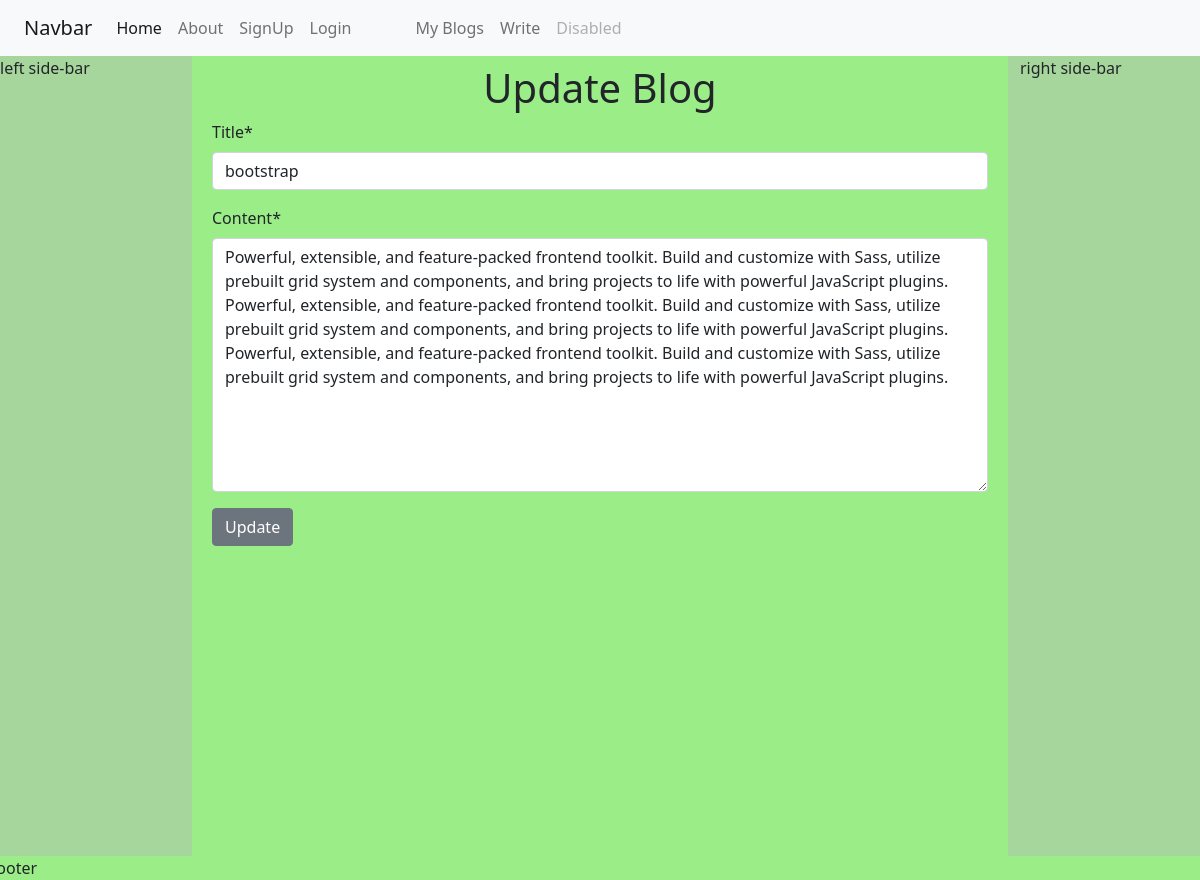
/update/5/ (signed in), run on the app's committed database.
### blog_app/models.py (models this page shows)
class Blog(models.Model):
    title = models.CharField(max_length=1000)
    content = models.TextField()
    author = models.ForeignKey(User,on_delete=models.CASCADE)
    upload_to = models.DateTimeField(auto_now=True)

### blog_app/views.py (the view, shortened to what this page needs)
# urls.py: path("update/<int:pk>/",UpdateView.as_view(),name="update"),
class UpdateView(LoginRequiredMixin,View):
    login_url = "login"
    def get(self, request,pk):
        obj= Blog.objects.get(id=pk)
        form = BlogForm(instance=obj)
        return render(request, "blog_app/update_blog.html", {"form":form})

### blog_app/forms.py
class BlogForm(forms.ModelForm):
    class Meta:
        model = Blog
        fields = '__all__'
        exclude = ['author']

### templates/blog_app/update_blog.html (shortened to what this page needs)
{% extends "base.html" %}
{% load crispy_forms_tags %}
{% block content %}
<div class="container p-2">
    <h1 class="text-center">Update Blog</h1>
    <form method="post">
        {{form|crispy}}
      <button class="btn btn-secondary">Update</button>
    </form>
</div>
{% endblock %}

### templates/base.html (style rules this page uses)
body { background:#9bed87; }

### data on the page
Blog: title "bootstrap", content "Powerful, extensible, and feature-packed frontend toolkit. Build and customize with Sass, utilize prebuilt grid system and components, and bring projects to life with powerful JavaScript plugins. Powerful, extensible, and feature-packed frontend toolkit. Build and customize with Sass, utilize prebuilt grid system and components, and bring projects to life with powerful JavaScript plugins. Powerful, extensible, and feature-packed frontend toolkit. Build and customize with Sass, utilize prebuilt grid system and components, and bring projects to life with powerful JavaScript plugins."
